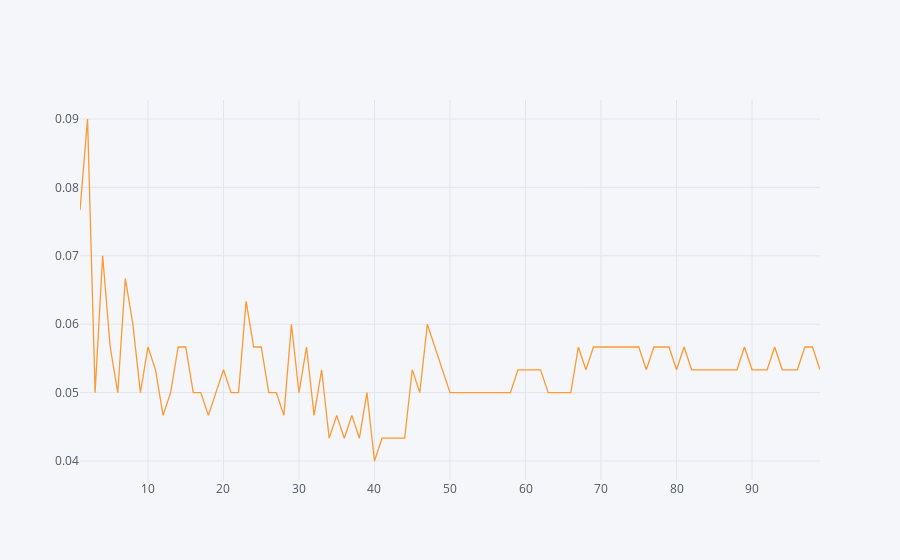

Notebook code cell kept with this figure:
### Code cell
pd.DataFrame(data=error,index=range(1,100)).iplot(kind='scatter',)
